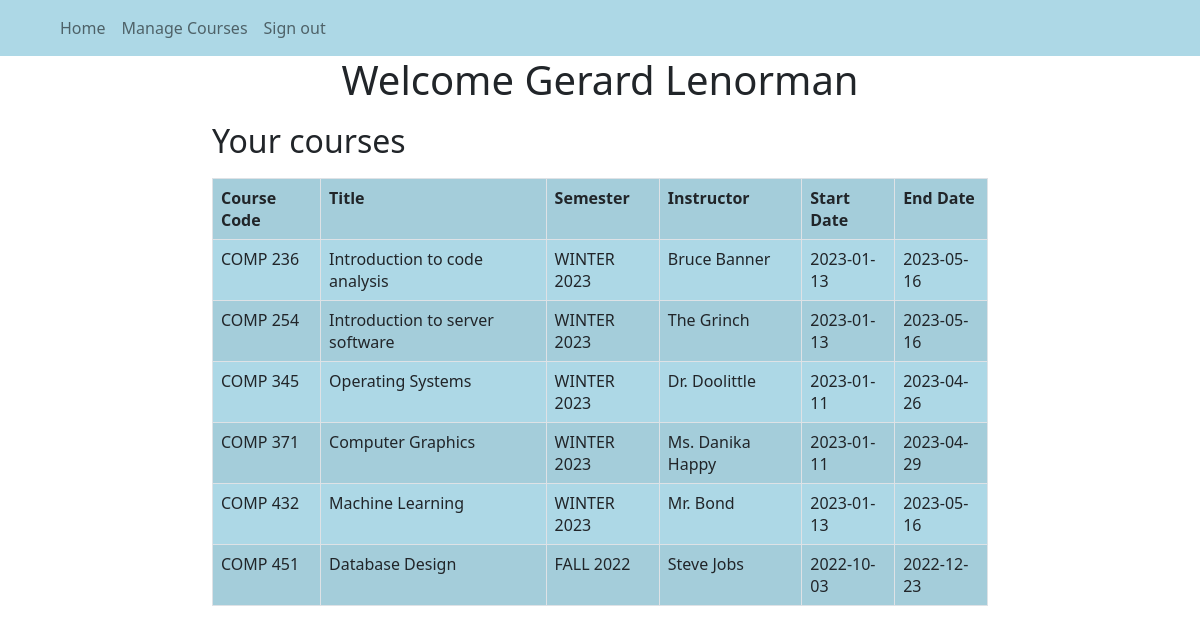
Screenshot of /student (signed in) with the database file from the repository.
### tables this page shows
CREATE TABLE `courses` (
  `courseID` int(11) NOT NULL,
  `courseCode` varchar(10) NOT NULL,
  `title` varchar(250) NOT NULL,
  `semester` varchar(100) NOT NULL,
  `instructor` varchar(400) NOT NULL,
  `startDate` date NOT NULL,
  `endDate` date NOT NULL
);

### student/index.php (the view, shortened to what this page needs)
<!DOCTYPE html">
<html>
<head class="page-header header container-fluid-fluid">
	<link rel="stylesheet" type="text/css" href="../css/bootstrap.min.css" />
</head>
<body>
	<?php require_once("navbar.php"); ?>
	<?php
	require('../database/setup.php');
	print("<div class=\"container-fluid\">");
		print("<div class=\"jumbotron text-center title\">");
			print("<h1>Welcome {$_COOKIE["firstName"]} {$_COOKIE["lastName"]}</h1>");
		print("</div>");
	print("</div>");
	print("<div class=\"container-fluid\">");
	print("<div class=\"row\">");
	print("<div class=\"col-sm-2\">");
	print("</div>");
	print("<div class=\"col-sm-8\">");
	print("<h2 style='padding-top: 10px; padding-bottom: 10px'>Your courses</h2>");
	print("</div>");
	print("<div class=\"col-sm-2\">");
	print("</div>");
	print("</div>");
	print("</div>");
	$selectDroppable = " SELECT Courses.CourseId, Courses.courseCode, Courses.title,
		Courses.semester, courses.instructor, courses.startDate, courses.endDate
		FROM Courses
		INNER JOIN Registrations
		ON Courses.courseID = Registrations.courseID
		INNER JOIN Student
		ON Registrations.studentID = Student.studentID
		WHERE Student.personID = {$_COOKIE["personID"]}
		ORDER BY courseCode ASC";
	if (!($result = mysqli_query($conn, $selectDroppable))) {
		print("<div class=\"container-fluid\">");
		print("<div class=\"row\">");
		print("<div class=\"col-sm-4\">");
		print("</div>");
		print("<div class=\"col-sm-4 justify-content-center\">");
		print("<div class=\"alert alert-danger text-center\">");
		print("<p>Could not execute query to retrieve registered courses!</p>");
		print(mysqli_error($conn));
		print("</div>");
		print("</div>");
		print("<div class=\"col-sm-4\">");
		print("</div>");
		print("</div>");
		print("</div>");
	} else {
		if (mysqli_num_rows($result) > 0) {
			print("<div class=\"container-fluid\">");
			print("<div class=\"row justify-content-center\">");
			print("<div class=\"col-sm-2\">");
			print("</div>");
			print("<div class=\"col-sm-8\">");
			print("<table class=\"table table-responsive table-striped table-bordered table-hover\">
										<tr>
											<th>Course Code</th>
											<th>Title</th>
											<th>Semester</th>
											<th>Instructor</th>
											<th>Start Date</th>
											<th>End Date</th>
										</tr>");
			while ($row = $result->fetch_assoc()) {
				print("<tr>");
				print("<td>{$row['courseCode']}</td>");
				print("<td>{$row['title']}</td>");
				print("<td>{$row['semester']}</td>");
				print("<td>{$row['instructor']}</td>");
				print("<td>{$row['startDate']}</td>");
				print("<td>{$row['endDate']}</td>");
				print("</tr>");
			}
			print("</table>");
			print("</div>");
			print("<div class=\"col-sm-2\">");
			print("</div>");
			print("</div>");
			print("</div>");
		}
	}
	?>
</body>
</html>

### student/index.php (style rules this page uses)
table { background-color: #ADD8E6 }
td { padding-top: 2px; padding-bottom: 2px; padding-left: 4px; padding-right: 4px; border-width: 1px; border-style: inset }

### rows the page displays
courses: courseCode "COMP 236", title "Introduction to code analysis", semester "WINTER 2023", instructor "Bruce Banner", startDate "2023-01-13", endDate "2023-05-16"
courses: courseCode "COMP 254", title "Introduction to server software", semester "WINTER 2023", instructor "The Grinch", startDate "2023-01-13", endDate "2023-05-16"
courses: courseCode "COMP 345", title "Operating Systems", semester "WINTER 2023", instructor "Dr. Doolittle", startDate "2023-01-11", endDate "2023-04-26"
courses: courseCode "COMP 371", title "Computer Graphics", semester "WINTER 2023", instructor "Ms. Danika Happy", startDate "2023-01-11", endDate "2023-04-29"
courses: courseCode "COMP 432", title "Machine Learning", semester "WINTER 2023", instructor "Mr. Bond", startDate "2023-01-13", endDate "2023-05-16"
courses: courseCode "COMP 451", title "Database Design", semester "FALL 2022", instructor "Steve Jobs", startDate "2022-10-03", endDate "2022-12-23"

### other values shown
$_COOKIE["firstName"] "Gerard"
$_COOKIE["lastName"] "Lenorman"
